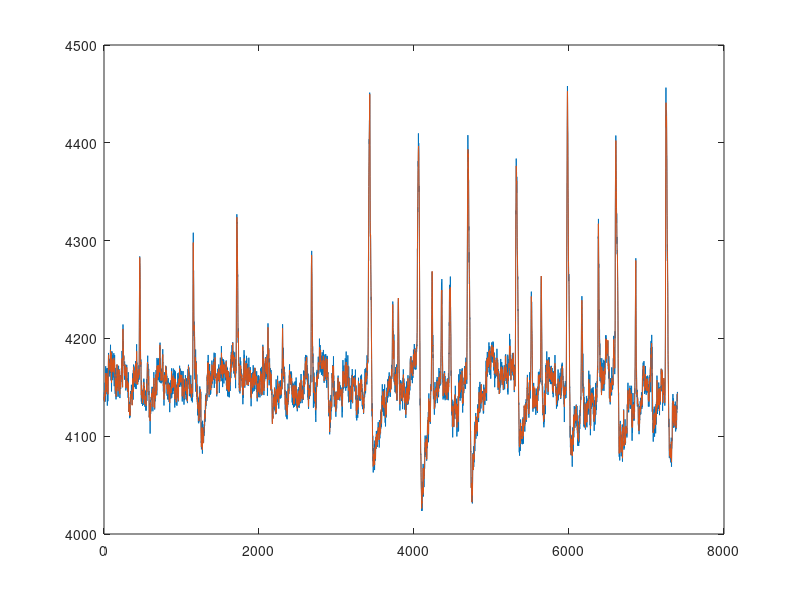
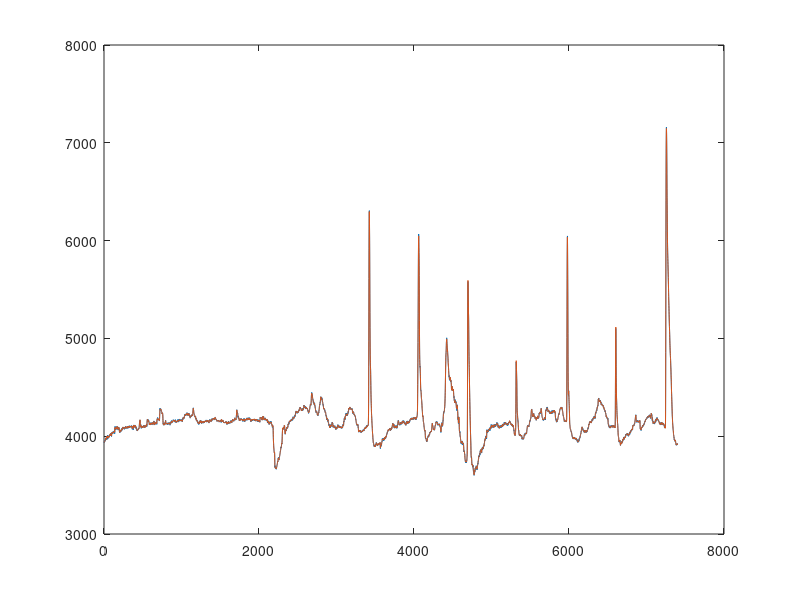
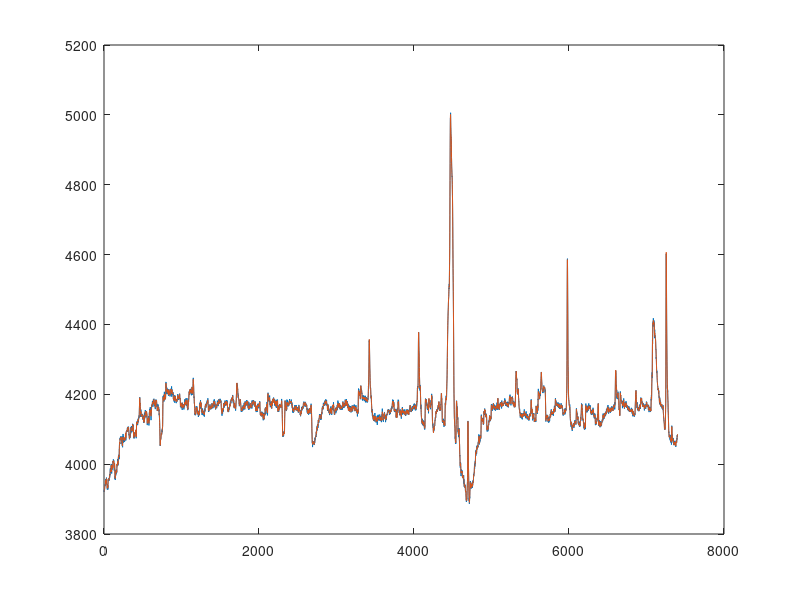
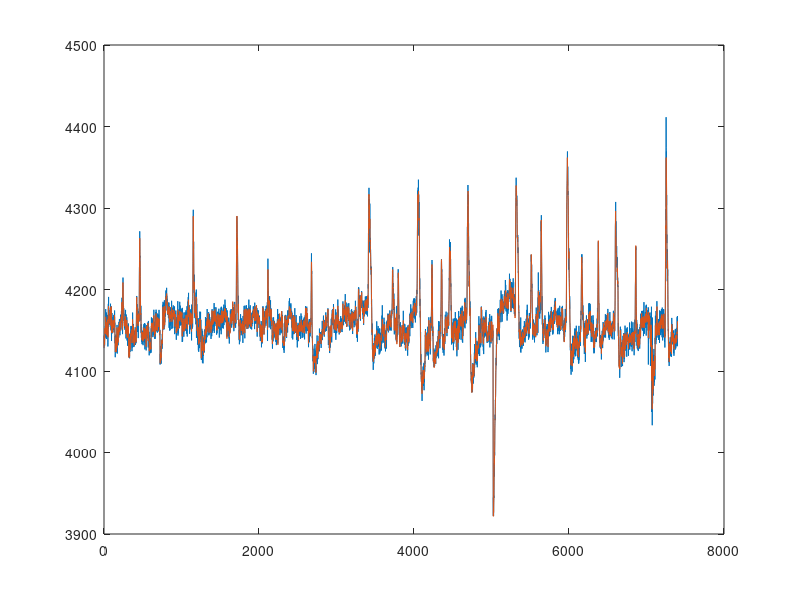

Recreate these plots in MATLAB, in order.
%% Load data
clear ; clc; close all;
load('Dx.mat');
Dx=Dx';
for i = 1:98
    Dx_Sgolay(:,i) = sgolayfilt(Dx(:,i),5,11);
    figure
    plot(Dx(:,i)); hold on;
    plot(Dx_Sgolay(:,i));
end
Dx_Sgolay = Dx_Sgolay';
